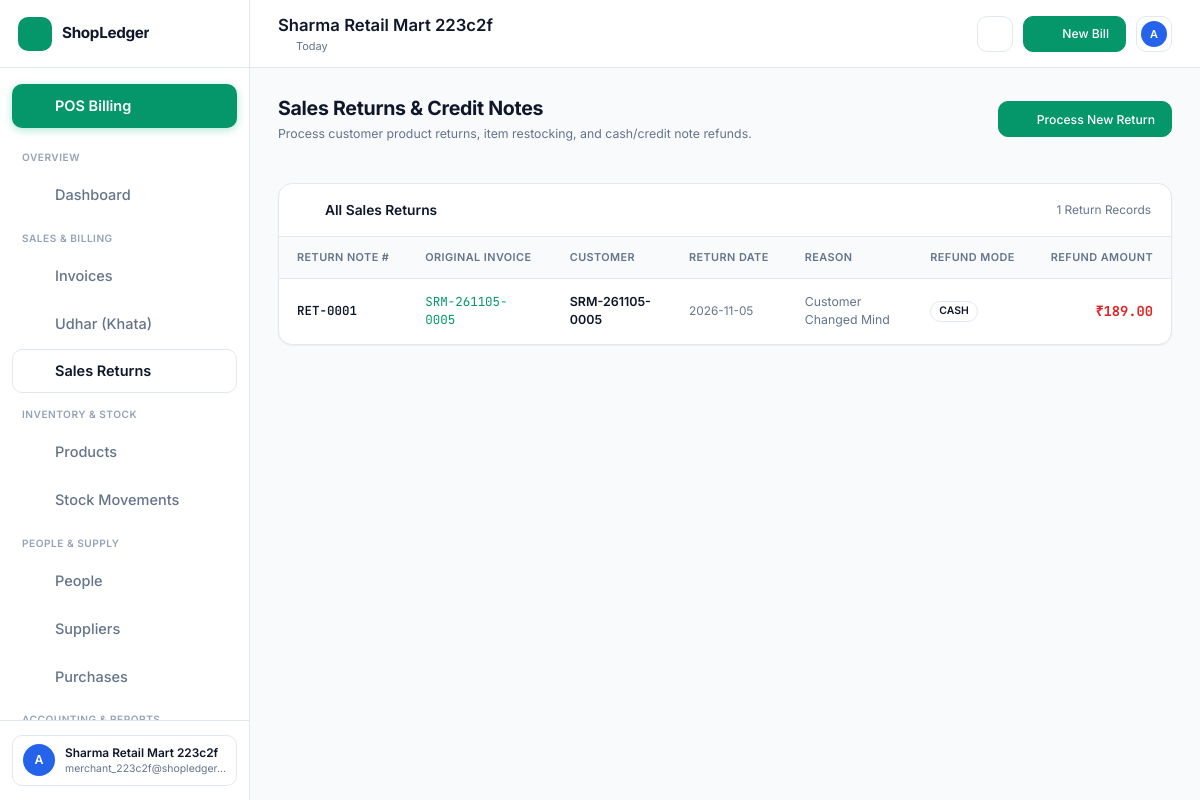
Before: /returns (signed in) with the older database file.
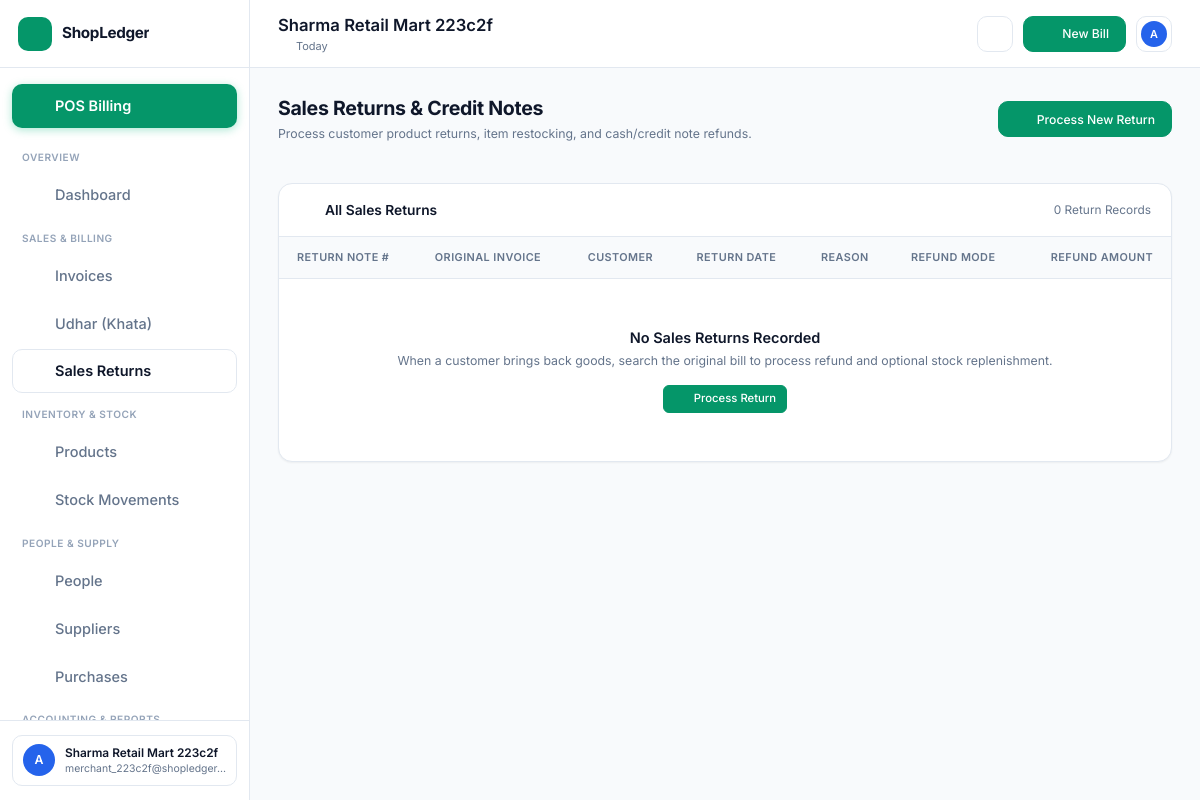
After: the same page with the newer database file.
### tables this page shows
CREATE TABLE returns (
        id INTEGER PRIMARY KEY AUTOINCREMENT,
        business_id INTEGER NOT NULL,
        sale_id INTEGER NOT NULL,
        invoice_number TEXT NOT NULL,
        refund_amount REAL NOT NULL,
        refund_method TEXT DEFAULT 'cash',
        reason TEXT,
        created_at TIMESTAMP DEFAULT CURRENT_TIMESTAMP,
        FOREIGN KEY (business_id) REFERENCES businesses(id) ON DELETE CASCADE,
        FOREIGN KEY (sale_id) REFERENCES sales(id) ON DELETE CASCADE
    );

### routes/return_routes.py (the view)
@return_bp.route("/returns")
def index():
    if "user_id" not in session:
        return redirect(url_for("auth.login"))
    biz_id = session.get("business_id")
    if not biz_id:
        return redirect(url_for("auth.onboarding"))
    returns_list = get_returns(biz_id)
    business = get_business_by_id(biz_id)
    return render_template(
        "returns/list.html",
        returns=returns_list,
        business=business
    )

### app.py (called while the page is built)
@app.context_processor
def inject_global_data():
    from flask import session
    biz_id = session.get("business_id")
    if biz_id:
        try:
            from services.udhar_service import get_notifications
            notifs = get_notifications(biz_id, status_filter="unread", limit=1)
            return {"unread_notifications_count": notifs.get("unread_count", 0)}
        except Exception:
            return {"unread_notifications_count": 0}
    return {"unread_notifications_count": 0}

### models/database.py (called while the page is built)
def get_db_connection():
    conn = sqlite3.connect(DB_PATH)
    conn.row_factory = sqlite3.Row
    conn.execute("PRAGMA foreign_keys = ON;")
    return conn

### services/business_service.py (called while the page is built)
def get_business_by_id(business_id):
    if not business_id:
        return None
    conn = get_db_connection()
    biz = conn.execute("SELECT * FROM businesses WHERE id = ?", (business_id,)).fetchone()
    conn.close()
    return dict(biz) if biz else None

### templates/returns/list.html (shortened to what this page needs)
{% extends "base.html" %}
{% block content %}
<div class="content-header">
  <div>
    <h1 class="page-title">Sales Returns & Credit Notes</h1>
    <p class="page-subtitle">Process customer product returns, item restocking, and cash/credit note refunds.</p>
  </div>
  <div>
    <a href="{{ url_for('returns.new_return') }}" class="btn btn-primary">
      <i data-lucide="rotate-ccw" style="width: 16px; height: 16px;"></i> Process New Return
    </a>
  </div>
</div>
<div class="card" style="padding: 0; overflow: hidden;">
  <div style="padding: 16px 20px; border-bottom: 1px solid var(--border-color); display: flex; justify-content: space-between; align-items: center;">
    <h3 style="font-size: 0.95rem; font-weight: 600; display: flex; align-items: center; gap: 8px;">
      <i data-lucide="history" style="width: 18px; height: 18px; color: var(--accent-green);"></i>
      All Sales Returns
    </h3>
    <span style="font-size: 0.82rem; color: var(--text-muted);">{{ returns|length }} Return Records</span>
  </div>
  <div class="table-container">
    <table class="data-table">
      <thead>
        <tr>
          <th>Return Note #</th>
          <th>Original Invoice</th>
          <th>Customer</th>
          <th>Return Date</th>
          <th>Reason</th>
          <th>Refund Mode</th>
          <th style="text-align: right;">Refund Amount</th>
        </tr>
      </thead>
      <tbody>
        {% if returns %}
          {% for r in returns %}
          <tr>
            <td>
              <span style="font-family: 'JetBrains Mono', monospace; font-weight: 600; color: var(--text-primary);">
                RET-{{ "%04d"|format(r.id) }}
              </span>
            </td>
            <td>
              <span style="font-family: 'JetBrains Mono', monospace; color: var(--accent-green);">
                {{ r.invoice_number }}
              </span>
            </td>
            <td>
              <div style="font-weight: 600; color: var(--text-primary);">
                {{ r.invoice_number }}
              </div>
            </td>
            <td style="font-size: 0.82rem; color: var(--text-muted);">
              {{ r.created_at[:10] if r.created_at else '' }}
            </td>
            <td style="font-size: 0.85rem; color: var(--text-muted);">
              {{ r.reason or 'Customer return' }}
            </td>
            <td>
              <span class="badge" style="background: var(--bg-secondary); border: 1px solid var(--border-color); text-transform: uppercase; font-size: 0.72rem;">
                {{ r.refund_method }}
              </span>
            </td>
            <td style="text-align: right; font-weight: 700; font-family: 'JetBrains Mono', monospace; color: var(--accent-red); font-size: 0.95rem;">
              ₹{{ "%.2f"|format(r.refund_amount) }}
            </td>
          </tr>
          {% endfor %}
        {% else %}
          <tr>
            <td colspan="7" style="text-align: center; padding: 48px 24px; color: var(--text-muted);">
              <p style="font-weight: 600; font-size: 1rem; color: var(--text-primary); margin-bottom: 4px;">No Sales Returns Recorded</p>
              <p style="font-size: 0.85rem;">When a customer brings back goods, search the original bill to process refund and optional stock replenishment.</p>
              <a href="{{ url_for('returns.new_return') }}" class="btn btn-primary btn-sm" style="margin-top: 14px;">
                <i data-lucide="rotate-ccw" style="width: 14px; height: 14px;"></i> Process Return
              </a>
            </td>
          </tr>
        {% endif %}
      </tbody>
    </table>
  </div>
</div>
{% endblock %}

Changed rows visible on the page:
removed returns: id "0001", invoice_number "SRM-261105-0005", created_at "2026-11-05", reason "Customer Changed Mind", refund_method "CASH", refund_amount "189.00"
Other visible differences:
{{ returns|length }}: "1" → "0"
text now shown: "No Sales Returns Recorded When a customer brings back goods, search the original bill to process refund and optional stock replenishment. Process Return"
